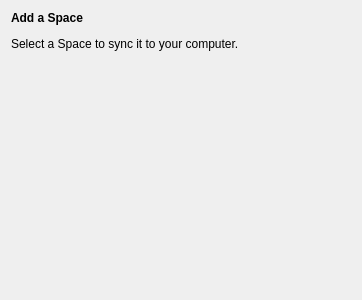
<?xml version="1.0" encoding="UTF-8"?>
<ui version="4.0">
 <class>SpacesPage</class>
 <widget class="QWizardPage" name="SpacesPage">
  <property name="geometry">
   <rect>
    <x>0</x>
    <y>0</y>
    <width>362</width>
    <height>300</height>
   </rect>
  </property>
  <property name="windowTitle">
   <string>WizardPage</string>
  </property>
  <layout class="QVBoxLayout" name="verticalLayout">
   <item>
    <widget class="QLabel" name="label">
     <property name="text">
      <string>&lt;html&gt;&lt;head/&gt;&lt;body&gt;&lt;p&gt;&lt;span style=&quot; font-weight:700;&quot;&gt;Add a Space&lt;/span&gt;&lt;/p&gt;&lt;p&gt;Select a Space to sync it to your computer.&lt;/p&gt;&lt;/body&gt;&lt;/html&gt;</string>
     </property>
    </widget>
   </item>
   <item>
    <widget class="OCC::Spaces::SpacesBrowser" name="widget" native="true">
     <property name="sizePolicy">
      <sizepolicy hsizetype="Expanding" vsizetype="Expanding">
       <horstretch>0</horstretch>
       <verstretch>0</verstretch>
      </sizepolicy>
     </property>
    </widget>
   </item>
  </layout>
 </widget>
 <customwidgets>
  <customwidget>
   <class>OCC::Spaces::SpacesBrowser</class>
   <extends>QWidget</extends>
   <header>gui/spaces/spacesbrowser.h</header>
   <container>1</container>
  </customwidget>
 </customwidgets>
 <resources/>
 <connections/>
</ui>
